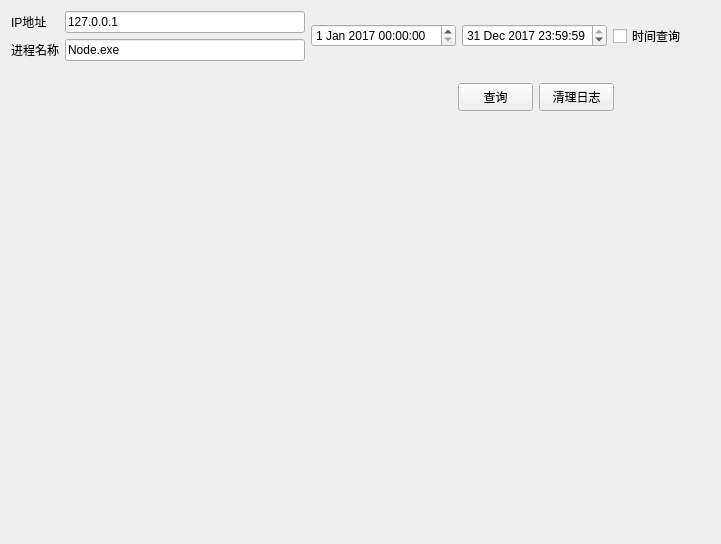
<?xml version="1.0" encoding="UTF-8"?>
<ui version="4.0">
 <class>ProcessLogWidget</class>
 <widget class="QWidget" name="ProcessLogWidget">
  <property name="geometry">
   <rect>
    <x>0</x>
    <y>0</y>
    <width>721</width>
    <height>544</height>
   </rect>
  </property>
  <property name="windowTitle">
   <string>日志分析</string>
  </property>
  <layout class="QVBoxLayout" name="verticalLayout_3">
   <item>
    <layout class="QHBoxLayout" name="horizontalLayout">
     <item>
      <layout class="QVBoxLayout" name="verticalLayout">
       <item>
        <widget class="QLabel" name="label_3">
         <property name="text">
          <string>IP地址</string>
         </property>
        </widget>
       </item>
       <item>
        <widget class="QLabel" name="label">
         <property name="text">
          <string>进程名称</string>
         </property>
        </widget>
       </item>
      </layout>
     </item>
     <item>
      <layout class="QVBoxLayout" name="verticalLayout_2">
       <item>
        <widget class="QLineEdit" name="lineEdit_2">
         <property name="minimumSize">
          <size>
           <width>240</width>
           <height>0</height>
          </size>
         </property>
         <property name="text">
          <string>127.0.0.1</string>
         </property>
        </widget>
       </item>
       <item>
        <widget class="QLineEdit" name="lineEdit">
         <property name="minimumSize">
          <size>
           <width>240</width>
           <height>0</height>
          </size>
         </property>
         <property name="text">
          <string>Node.exe</string>
         </property>
        </widget>
       </item>
      </layout>
     </item>
     <item>
      <layout class="QHBoxLayout" name="horizontalLayout_2">
       <item>
        <widget class="QDateTimeEdit" name="dateTimeEdit">
         <property name="dateTime">
          <datetime>
           <hour>0</hour>
           <minute>0</minute>
           <second>0</second>
           <year>2017</year>
           <month>1</month>
           <day>1</day>
          </datetime>
         </property>
        </widget>
       </item>
       <item>
        <widget class="QDateTimeEdit" name="dateTimeEdit_2">
         <property name="dateTime">
          <datetime>
           <hour>23</hour>
           <minute>59</minute>
           <second>59</second>
           <year>2017</year>
           <month>12</month>
           <day>31</day>
          </datetime>
         </property>
        </widget>
       </item>
       <item>
        <widget class="QCheckBox" name="checkBox">
         <property name="text">
          <string>时间查询</string>
         </property>
        </widget>
       </item>
       <item>
        <spacer name="horizontalSpacer_3">
         <property name="orientation">
          <enum>Qt::Horizontal</enum>
         </property>
         <property name="sizeHint" stdset="0">
          <size>
           <width>40</width>
           <height>20</height>
          </size>
         </property>
        </spacer>
       </item>
      </layout>
     </item>
     <item>
      <spacer name="horizontalSpacer">
       <property name="orientation">
        <enum>Qt::Horizontal</enum>
       </property>
       <property name="sizeHint" stdset="0">
        <size>
         <width>40</width>
         <height>20</height>
        </size>
       </property>
      </spacer>
     </item>
    </layout>
   </item>
   <item>
    <layout class="QHBoxLayout" name="horizontalLayout_5">
     <item>
      <spacer name="horizontalSpacer_2">
       <property name="orientation">
        <enum>Qt::Horizontal</enum>
       </property>
       <property name="sizeHint" stdset="0">
        <size>
         <width>40</width>
         <height>20</height>
        </size>
       </property>
      </spacer>
     </item>
     <item>
      <widget class="QPushButton" name="pushButton">
       <property name="minimumSize">
        <size>
         <width>75</width>
         <height>28</height>
        </size>
       </property>
       <property name="maximumSize">
        <size>
         <width>75</width>
         <height>28</height>
        </size>
       </property>
       <property name="text">
        <string>查询</string>
       </property>
      </widget>
     </item>
     <item>
      <widget class="QPushButton" name="pushButton_2">
       <property name="minimumSize">
        <size>
         <width>75</width>
         <height>28</height>
        </size>
       </property>
       <property name="maximumSize">
        <size>
         <width>75</width>
         <height>28</height>
        </size>
       </property>
       <property name="text">
        <string>清理日志</string>
       </property>
      </widget>
     </item>
     <item>
      <widget class="QLabel" name="label_2">
       <property name="minimumSize">
        <size>
         <width>90</width>
         <height>0</height>
        </size>
       </property>
       <property name="text">
        <string/>
       </property>
      </widget>
     </item>
    </layout>
   </item>
   <item>
    <widget class="QWidget" name="widget" native="true">
     <property name="minimumSize">
      <size>
       <width>0</width>
       <height>400</height>
      </size>
     </property>
    </widget>
   </item>
  </layout>
 </widget>
 <layoutdefault spacing="6" margin="11"/>
 <resources/>
 <connections/>
</ui>
